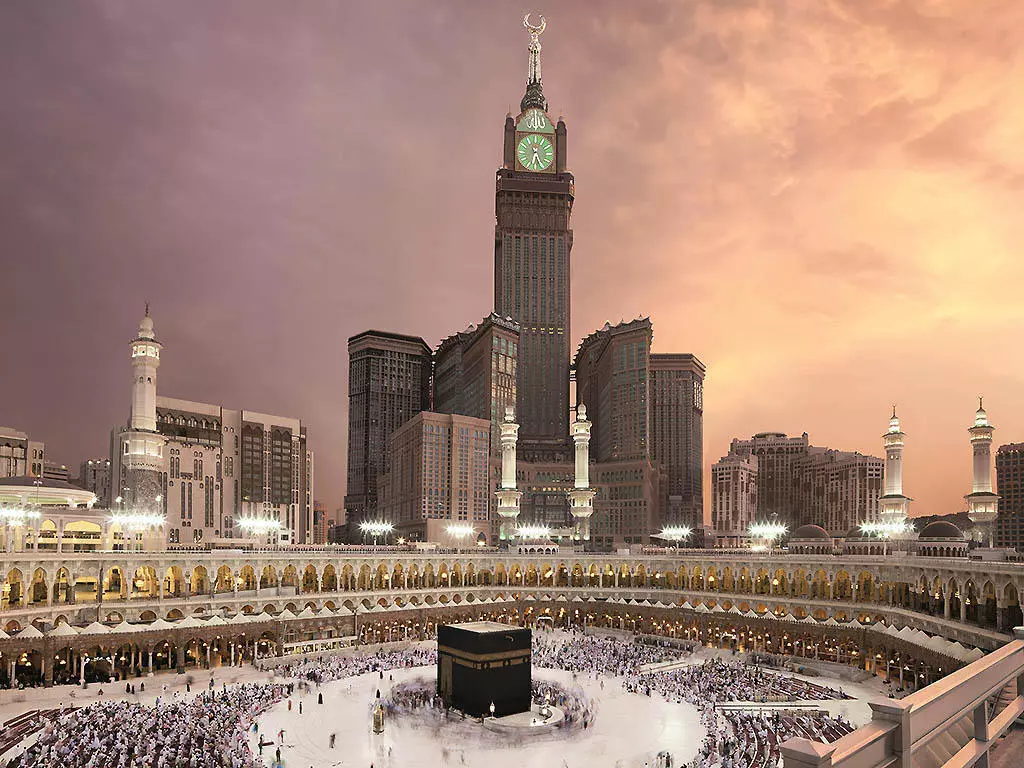
#> input picture Prak3/kabah.jpg, 1024 x 768 px
$ python tugas1.py
#> lines starting #> are read from the running program, lines starting #| are printed output that depends on the picture
import cv2
import numpy as np

# membaca data image
img = cv2.imread("kabah.jpg")
#> img is the input picture: shape (768, 1024, 3); mean B, G, R 117, 131.6, 162.9
# resize
img = cv2.resize(img, (700, 500))
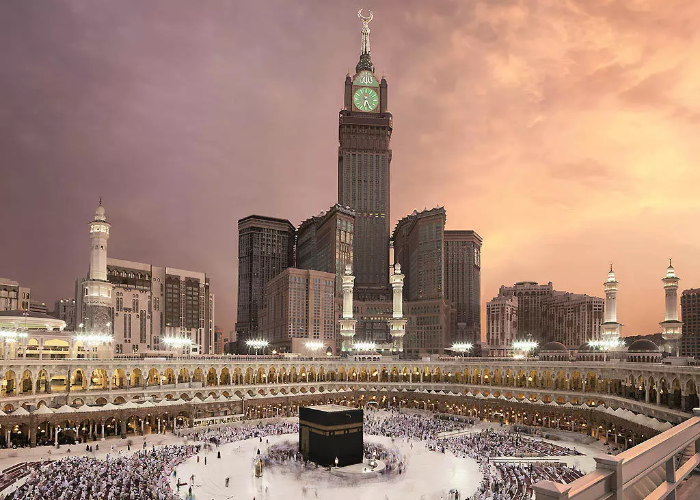
#> img: shape (500, 700, 3); mean B, G, R 116.9, 131.5, 162.8
# copy
sepia_img = img.copy()

sepia_img = np.array(img, dtype=np.float64) # converting to float to prevent loss
sepia_img = cv2.transform(img, np.matrix([[0.272, 0.534, 0.131],
                                        [0.349, 0.686, 0.168],
                                        [0.393, 0.769, 0.189]])) # multipying image with special sepia matrix]))
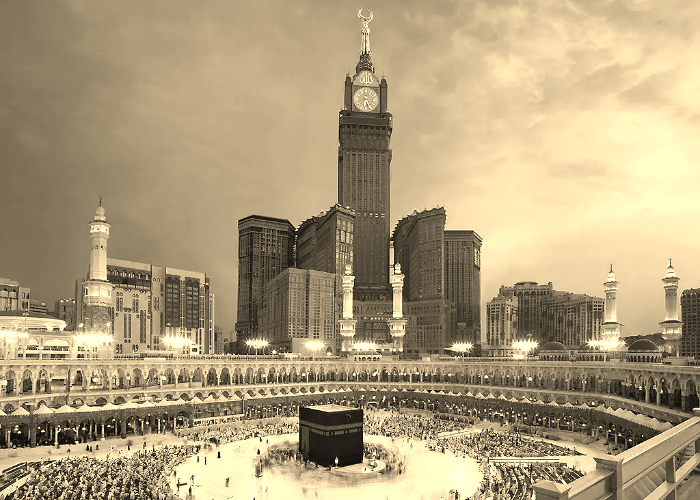
#> sepia_img: shape (500, 700, 3); mean B, G, R 123.4, 157.9, 174.9

sepia_img[np.where(sepia_img > 255)] = 255 #normalizing values greater than 255 to 255
sepia_img = np.array(sepia_img, np.uint8) # converting back to int

cv2.imshow("Original Image", img)
cv2.imshow("Sephia Image", sepia_img)

cv2.waitKey(0)
cv2.destroyAllWindows()

$ run again, with Prak3/dark.jpg copied over Prak3/kabah.jpg
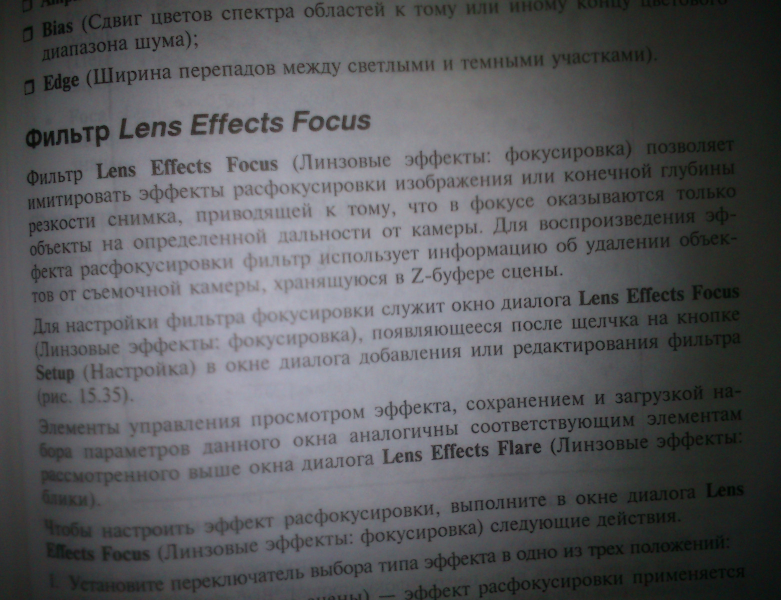
#> input picture Prak3/dark.jpg, 1562 x 1200 px (shown at 1/2 size)
#> img is the input picture: shape (1200, 1562, 3); mean B, G, R 94.4, 91.4, 90.8
#> `img = cv2.resize(img, (700, 500))`:
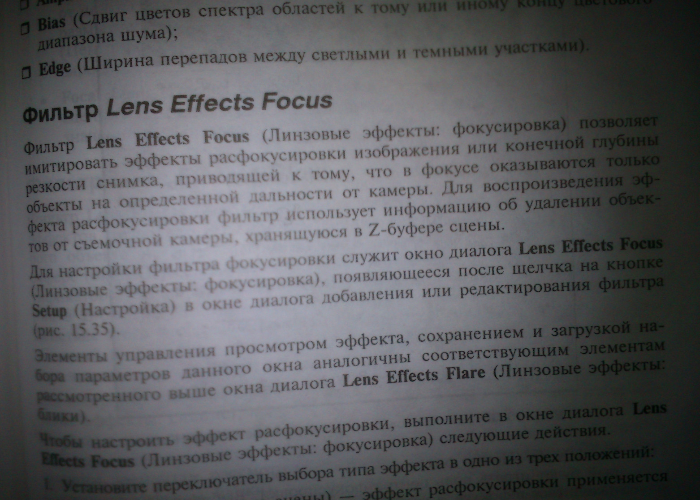
#> img: shape (500, 700, 3); mean B, G, R 94.2, 91.3, 90.7
#> `sepia_img = cv2.transform(img, np.matrix([[0.272, 0.534, 0.131], [0.34..`:
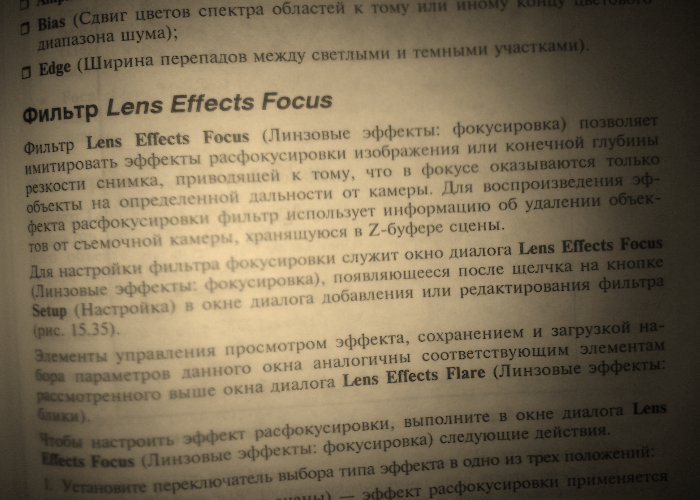
#> sepia_img: shape (500, 700, 3); mean B, G, R 86.3, 110.7, 124.4

$ run again, with Prak3/data.jpg copied over Prak3/kabah.jpg
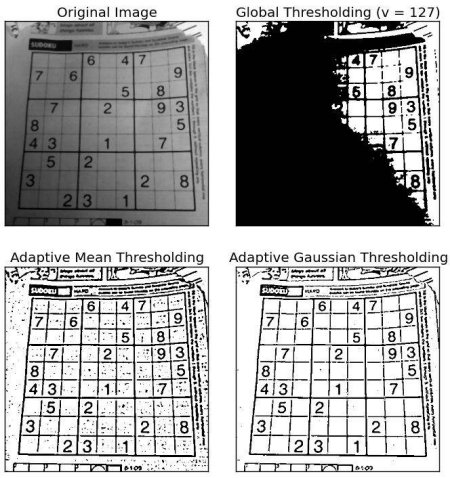
#> input picture Prak3/data.jpg, 450 x 478 px
#> img is the input picture: shape (478, 450, 3); min 0, max 255, mean 165.1
#> `img = cv2.resize(img, (700, 500))`:
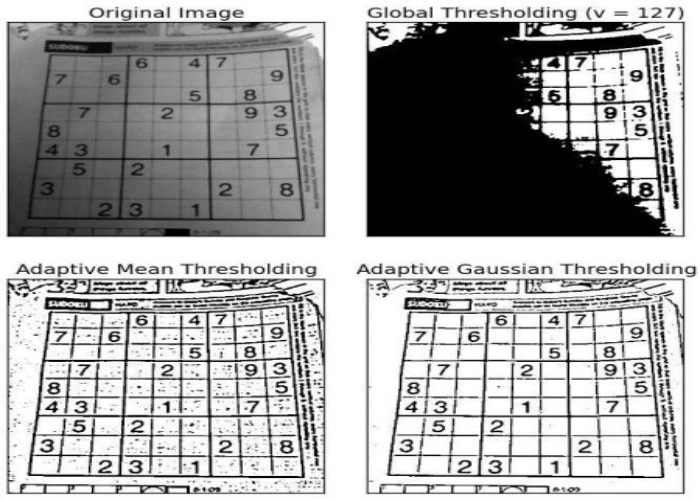
#> img: shape (500, 700, 3); min 0, max 255, mean 165
#> `sepia_img = cv2.transform(img, np.matrix([[0.272, 0.534, 0.131], [0.34..`:
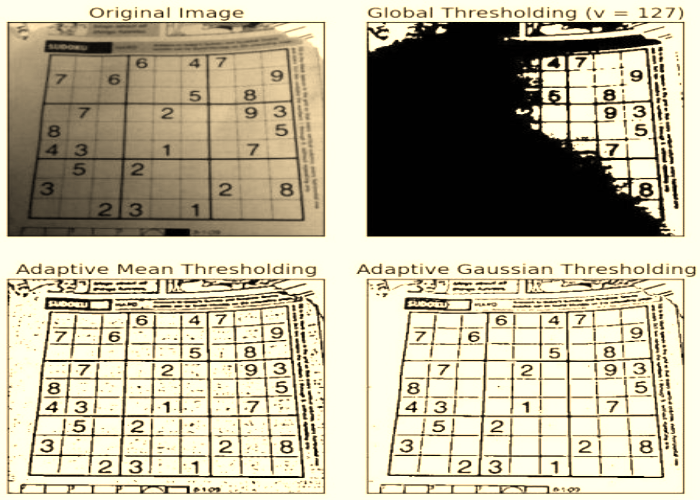
#> sepia_img: shape (500, 700, 3); mean B, G, R 154.6, 177.7, 184.2
